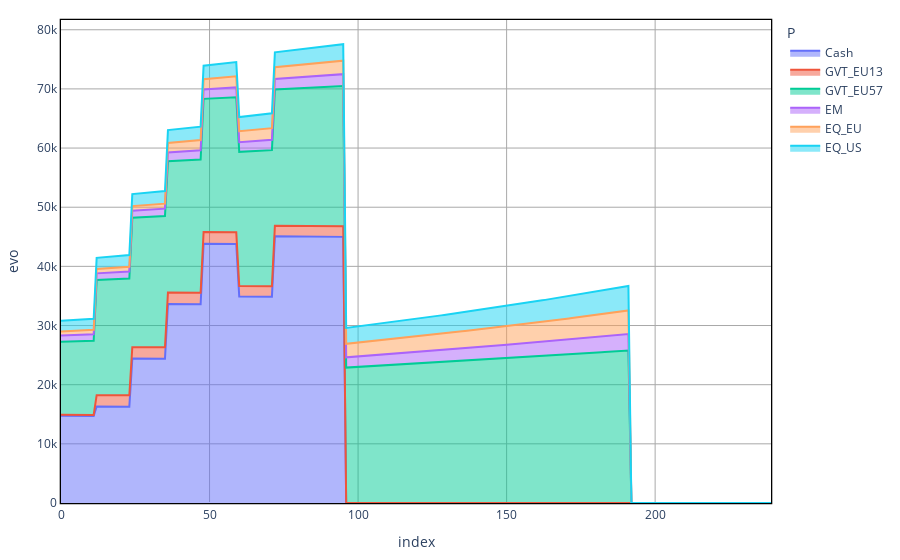
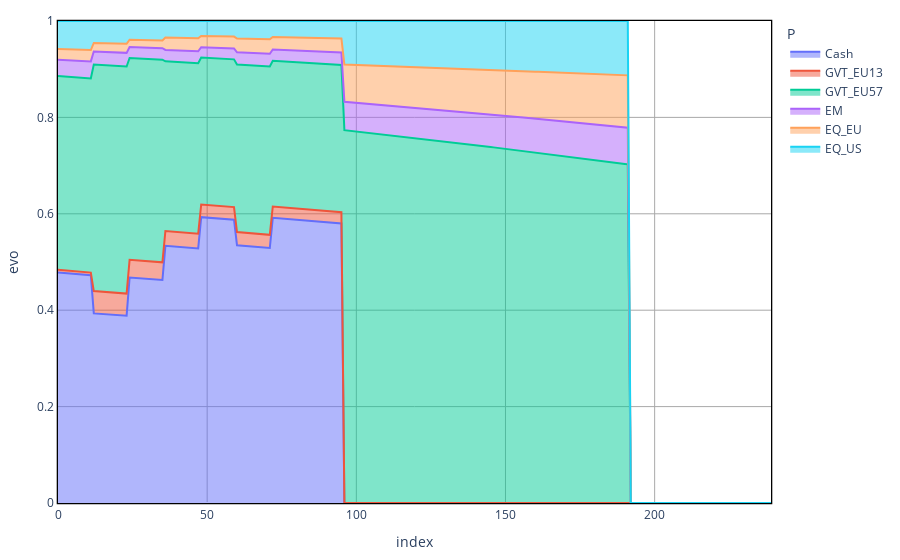

The code cell stored with these charts, in order, in its notebook:
### Code cell
Scenario_mu = problem.Scenario_mu
#print([solution[l][n_scen].varValue for l in Lt])
Q_nscen = np.zeros(shape = (len(P),len(L)))
Val_tl = {}
i = -1
At = sorted(list(problem.assets.period.values()))
label_period = [[k, v] for k,v in problem.assets.period.items()]
label_value = [[k, v] for k,v in problem.assets.value.items()]
period_value_df = pd.DataFrame(label_period, columns = ["Label", "Period"]).merge(pd.DataFrame(label_value, columns = ["Label", "Value"]))

for p in P:
    i = i+1
    Val_tl[p] = np.zeros(shape = (len(T), len(L)))
    for l in np.arange(len(L)):
        for t in np.arange(len(T)):
            if t < problem.liabilities.period[L[l]]:
                new_asset_label = period_value_df.loc[period_value_df.Period == t , "Label" ].values
                new_asset = [sol.asset_part[a][L[l]][p] for a in new_asset_label]
                if t==0:
                    Val_tl[p][t,l] = sum(new_asset)*np.exp(Scenario_mu[p])
                else:
                    Val_tl[p][t,l] = (Val_tl[p][t-1,l] + sum(new_asset))*np.exp(Scenario_mu[p])

            elif t == problem.liabilities.period[L[l]]:
                Q_nscen[i,l] = Val_tl[p][t-1,l]
    
Val_end_t = {}
for p in P:
    Val_end_t[p] = np.zeros(shape = (len(T)))
    for t in np.arange(len(T)):
        new_asset_label = period_value_df.loc[period_value_df.Period == t , "Label" ].values
        new_asset = [sol.asset_end_part[a][p] for a in new_asset_label]
        if t==0:
            Val_end_t[p][t] = sum(new_asset)*np.exp(Scenario_mu[p])
        else:
            Val_end_t[p][t] = (Val_end_t[p][t-1] + sum(new_asset))*np.exp(Scenario_mu[p])


Val_t = {}
for p in P:
    Val_t[p] = np.sum(Val_tl[p], axis = 1) + Val_end_t[p] 

AssetAllocationNominal = pd.DataFrame(Val_t)
AssetAllocationNominal[AssetAllocationNominal<0] = 0
AAN_perc = AssetAllocationNominal.divide(AssetAllocationNominal.sum(axis=1), axis=0)

AssetAllocationNominal = AssetAllocationNominal.reset_index()
AssetAllocationNominal = AssetAllocationNominal.melt(id_vars=['index'], var_name='P', value_name='evo')
plt = px.area(AssetAllocationNominal, x="index", y = "evo", color = "P")
plt = standardized_chart(plt)
plt.show()

AAN_perc = AAN_perc.reset_index()
AAN_perc = AAN_perc.melt(id_vars=['index'], var_name='P', value_name='evo')
plt = px.area(AAN_perc, x="index", y = "evo", color = "P" )
plt.update_xaxes(range=[AAN_perc["index"].min(), AAN_perc["index"].max()])
plt.update_yaxes(range=[0, 1])
plt = standardized_chart(plt)
plt.show()

### Figure 1 — Plotly figure (JSON) as saved in the notebook; plotly's stock layout.template omitted (floating-point values rounded to 4 significant figures; data arrays with more than 128 entries replaced by an {"elided": "..."} marker saying what was removed)
{"data": [{"hovertemplate": "P=Cash<br>index=%{x}<br>evo=%{y}<extra></extra>", "legendgroup": "Cash", "line": {"color": "#636efa"}, "mode": "lines", "name": "Cash", "orientation": "v", "showlegend": true, "stackgroup": "1", "type": "scatter", "x": {"elided": "240 int values"}, "xaxis": "x", "y": {"elided": "240 float values"}, "yaxis": "y"}, {"hovertemplate": "P=GVT_EU13<br>index=%{x}<br>evo=%{y}<extra></extra>", "legendgroup": "GVT_EU13", "line": {"color": "#EF553B"}, "mode": "lines", "name": "GVT_EU13", "orientation": "v", "showlegend": true, "stackgroup": "1", "type": "scatter", "x": {"elided": "240 int values"}, "xaxis": "x", "y": {"elided": "240 float values"}, "yaxis": "y"}, {"hovertemplate": "P=GVT_EU57<br>index=%{x}<br>evo=%{y}<extra></extra>", "legendgroup": "GVT_EU57", "line": {"color": "#00cc96"}, "mode": "lines", "name": "GVT_EU57", "orientation": "v", "showlegend": true, "stackgroup": "1", "type": "scatter", "x": {"elided": "240 int values"}, "xaxis": "x", "y": {"elided": "240 float values"}, "yaxis": "y"}, {"hovertemplate": "P=EM<br>index=%{x}<br>evo=%{y}<extra></extra>", "legendgroup": "EM", "line": {"color": "#ab63fa"}, "mode": "lines", "name": "EM", "orientation": "v", "showlegend": true, "stackgroup": "1", "type": "scatter", "x": {"elided": "240 int values"}, "xaxis": "x", "y": {"elided": "240 float values"}, "yaxis": "y"}, {"hovertemplate": "P=EQ_EU<br>index=%{x}<br>evo=%{y}<extra></extra>", "legendgroup": "EQ_EU", "line": {"color": "#FFA15A"}, "mode": "lines", "name": "EQ_EU", "orientation": "v", "showlegend": true, "stackgroup": "1", "type": "scatter", "x": {"elided": "240 int values"}, "xaxis": "x", "y": {"elided": "240 float values"}, "yaxis": "y"}, {"hovertemplate": "P=EQ_US<br>index=%{x}<br>evo=%{y}<extra></extra>", "legendgroup": "EQ_US", "line": {"color": "#19d3f3"}, "mode": "lines", "name": "EQ_US", "orientation": "v", "showlegend": true, "stackgroup": "1", "type": "scatter", "x": {"elided": "240 int values"}, "xaxis": "x", "y": {"elided": "240 float values"}, "yaxis": "y"}], "layout": {"legend": {"title": {"text": "P"}, "tracegroupgap": 0}, "margin": {"b": 20, "l": 20, "r": 20, "t": 20}, "paper_bgcolor": "white", "plot_bgcolor": "white", "showlegend": true, "xaxis": {"anchor": "y", "domain": [0, 1], "gridcolor": "darkgray", "gridwidth": 1, "linecolor": "black", "linewidth": 1.3, "mirror": true, "showgrid": true, "showline": true, "title": {"text": "index"}}, "yaxis": {"anchor": "x", "domain": [0, 1], "gridcolor": "darkgray", "gridwidth": 1, "linecolor": "black", "linewidth": 1.3, "mirror": true, "showgrid": true, "showline": true, "title": {"text": "evo"}}}}

### Figure 2 — Plotly figure (JSON) as saved in the notebook; plotly's stock layout.template omitted (floating-point values rounded to 4 significant figures; data arrays with more than 128 entries replaced by an {"elided": "..."} marker saying what was removed)
{"data": [{"hovertemplate": "P=Cash<br>index=%{x}<br>evo=%{y}<extra></extra>", "legendgroup": "Cash", "line": {"color": "#636efa"}, "mode": "lines", "name": "Cash", "orientation": "v", "showlegend": true, "stackgroup": "1", "type": "scatter", "x": {"elided": "240 int values"}, "xaxis": "x", "y": {"elided": "240 float values"}, "yaxis": "y"}, {"hovertemplate": "P=GVT_EU13<br>index=%{x}<br>evo=%{y}<extra></extra>", "legendgroup": "GVT_EU13", "line": {"color": "#EF553B"}, "mode": "lines", "name": "GVT_EU13", "orientation": "v", "showlegend": true, "stackgroup": "1", "type": "scatter", "x": {"elided": "240 int values"}, "xaxis": "x", "y": {"elided": "240 float values"}, "yaxis": "y"}, {"hovertemplate": "P=GVT_EU57<br>index=%{x}<br>evo=%{y}<extra></extra>", "legendgroup": "GVT_EU57", "line": {"color": "#00cc96"}, "mode": "lines", "name": "GVT_EU57", "orientation": "v", "showlegend": true, "stackgroup": "1", "type": "scatter", "x": {"elided": "240 int values"}, "xaxis": "x", "y": {"elided": "240 float values"}, "yaxis": "y"}, {"hovertemplate": "P=EM<br>index=%{x}<br>evo=%{y}<extra></extra>", "legendgroup": "EM", "line": {"color": "#ab63fa"}, "mode": "lines", "name": "EM", "orientation": "v", "showlegend": true, "stackgroup": "1", "type": "scatter", "x": {"elided": "240 int values"}, "xaxis": "x", "y": {"elided": "240 float values"}, "yaxis": "y"}, {"hovertemplate": "P=EQ_EU<br>index=%{x}<br>evo=%{y}<extra></extra>", "legendgroup": "EQ_EU", "line": {"color": "#FFA15A"}, "mode": "lines", "name": "EQ_EU", "orientation": "v", "showlegend": true, "stackgroup": "1", "type": "scatter", "x": {"elided": "240 int values"}, "xaxis": "x", "y": {"elided": "240 float values"}, "yaxis": "y"}, {"hovertemplate": "P=EQ_US<br>index=%{x}<br>evo=%{y}<extra></extra>", "legendgroup": "EQ_US", "line": {"color": "#19d3f3"}, "mode": "lines", "name": "EQ_US", "orientation": "v", "showlegend": true, "stackgroup": "1", "type": "scatter", "x": {"elided": "240 int values"}, "xaxis": "x", "y": {"elided": "240 float values"}, "yaxis": "y"}], "layout": {"legend": {"title": {"text": "P"}, "tracegroupgap": 0}, "margin": {"b": 20, "l": 20, "r": 20, "t": 20}, "paper_bgcolor": "white", "plot_bgcolor": "white", "showlegend": true, "xaxis": {"anchor": "y", "domain": [0, 1], "gridcolor": "darkgray", "gridwidth": 1, "linecolor": "black", "linewidth": 1.3, "mirror": true, "range": [0, 239], "showgrid": true, "showline": true, "title": {"text": "index"}}, "yaxis": {"anchor": "x", "domain": [0, 1], "gridcolor": "darkgray", "gridwidth": 1, "linecolor": "black", "linewidth": 1.3, "mirror": true, "range": [0, 1], "showgrid": true, "showline": true, "title": {"text": "evo"}}}}
